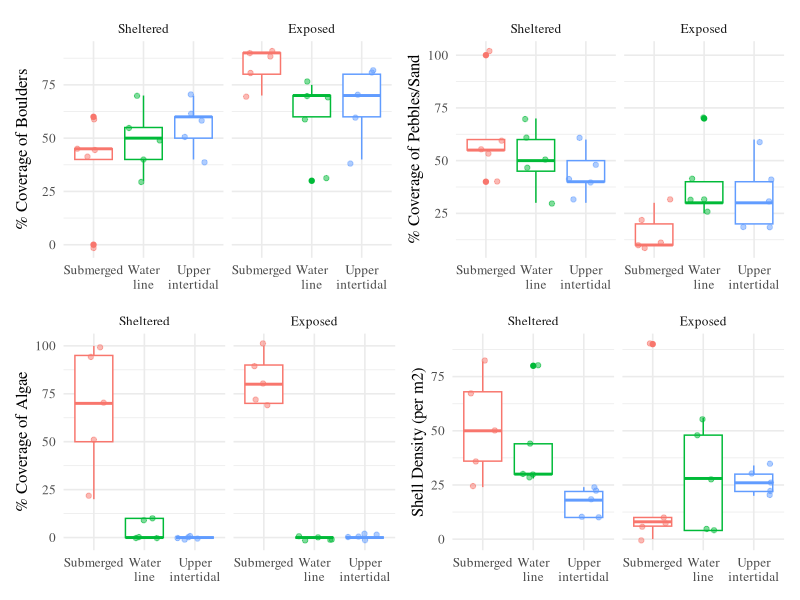

Generate this figure with R:
# Author: Saeesh Mangwani
# Date: 2023-08-24

# Description: Summary of field site conditions (environmental characterization)

# ==== Libraries ====
library(dplyr)
library(tidyr)
library(ggplot2)
library(patchwork)

# ==== Reading data ====
fdat <- readr::read_csv('data/field-site-desc.csv')

# Custom theme for plots
theme_shape <- function(size=12, font='serif'){
  theme_minimal(base_size=size, base_family = font) +
    theme(plot.background = element_rect(fill='white', colour=NA))
}

# Preparing data
plotdat <- fdat %>% 
  mutate(tidal_height = case_when(
    tidal_height == "Low" ~ "Submerged",
    tidal_height == "Medium" ~ "Water\nline",
    tidal_height == 'High' ~ 'Upper\nintertidal'
  )) %>% 
  mutate(num_snails=num_snails*2) %>% 
  dplyr::select(site, tidal_height, num_snails, boulder_cover, pebbles_cover, algae_cover) %>% 
  mutate(site = factor(site, levels=c('Sheltered', 'Exposed'))) %>% 
  mutate(tidal_height = factor(tidal_height, 
                               levels=c('Submerged', 'Water\nline', 'Upper\nintertidal')))

# Shell density per site
plotdat %>% 
  group_by(site) %>% 
  summarize(sum(num_snails),
            n())

# ==== Preparing a summary plot ====


# pivot_longer(cols=num_snails:algae_cover, names_to='var', values_to='value') %>% 
ns <- plotdat %>% 
  ggplot(aes(x = tidal_height, y = num_snails, colour=tidal_height, group=tidal_height)) +
  geom_boxplot() +
  geom_jitter(alpha=0.5, width=0.35) + 
  facet_wrap('site') +
  theme_shape() +
  guides(colour='none') +
  labs(x=NULL, 
       y='Shell Density (per m2)',
       colour='Tidal Level')
bd <- plotdat %>% 
  ggplot(aes(x = tidal_height, y = boulder_cover, colour=tidal_height, group=tidal_height)) +
  geom_boxplot() +
  geom_jitter(alpha=0.5, width=0.35) + 
  facet_wrap('site') +
  theme_shape() +
  guides(colour='none') +
  labs(x=NULL, 
       y='% Coverage of Boulders',
       colour='Tidal Level')
pb <- plotdat %>% 
  ggplot(aes(x = tidal_height, y = pebbles_cover, colour=tidal_height, group=tidal_height)) +
  geom_boxplot() +
  geom_jitter(alpha=0.5, width=0.35) + 
  facet_wrap('site') +
  theme_shape() +
  guides(colour='none') +
  labs(x=NULL, 
       y='% Coverage of Pebbles/Sand',
       colour='Tidal Level')
ag <- plotdat %>% 
  ggplot(aes(x = tidal_height, y = algae_cover, colour=tidal_height, group=tidal_height)) +
  geom_boxplot() +
  geom_jitter(alpha=0.5, width=0.35) + 
  facet_wrap('site') +
  theme_shape() +
  guides(colour='none') +
  labs(x=NULL, 
       y='% Coverage of Algae',
       colour='Tidal Level')

# Creating mosaic
fplot <- (bd+pb)/(ag+ns)
ggsave(filename='output/site_descripion_mosaic.png', plot=fplot, width=7, height=5, 
       dpi=300, scale=1.3)

